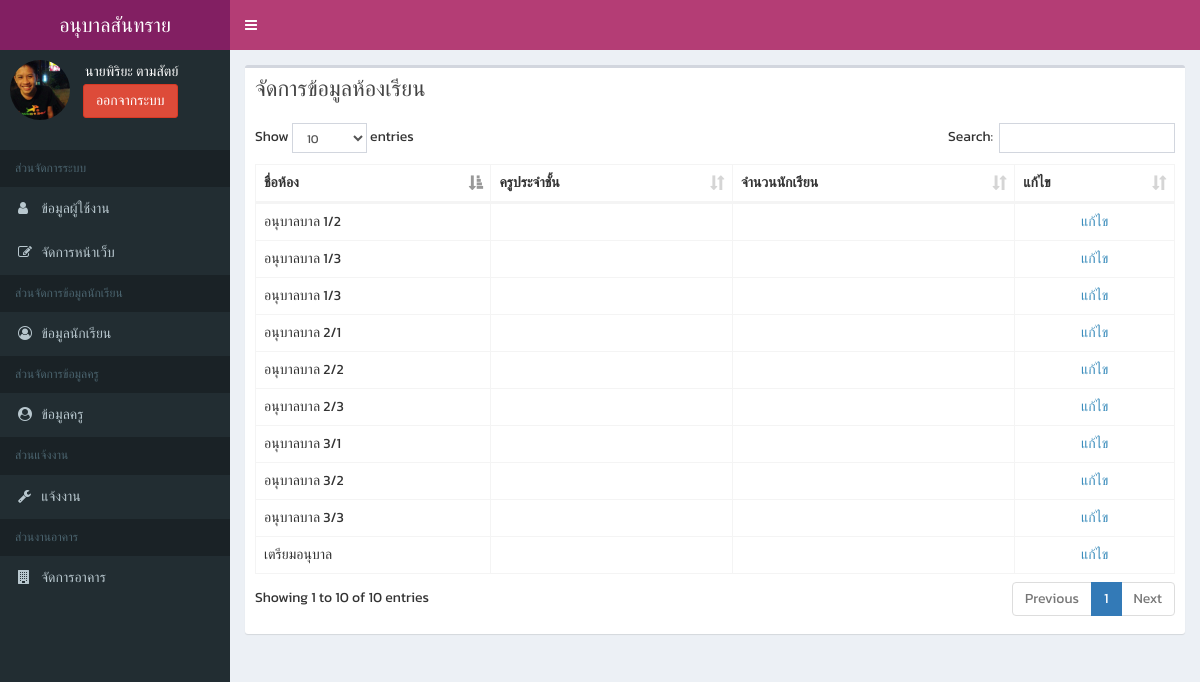
Page /main.php?page=room (signed in) on the committed database.
### tables this page shows
CREATE TABLE `tb_user` (
  `id` int(4) UNSIGNED ZEROFILL NOT NULL,
  `user_teacherID` varchar(13) NOT NULL,
  `user_IDCard` varchar(13) NOT NULL,
  `user_fname` varchar(100) NOT NULL,
  `user_lname` varchar(100) NOT NULL,
  `user_nname` varchar(30) NOT NULL,
  `user_sex` varchar(10) NOT NULL,
  `user_tel` varchar(10) NOT NULL,
  `user_address` text NOT NULL,
  `user_username` varchar(30) NOT NULL,
  `user_password` varchar(30) NOT NULL,
  `user_img` text NOT NULL,
  `user_lood` varchar(3) NOT NULL,
  `user_birdthday` date NOT NULL,
  `user_email` varchar(100) NOT NULL,
  `user_fan` varchar(30) NOT NULL
);

CREATE TABLE `tb_classroom` (
  `id` int(4) UNSIGNED ZEROFILL NOT NULL,
  `cr_name` varchar(200) NOT NULL
);

### class/sansai.class.php (called while the page is built, shortened)
<?php
  class System {
    function showclassroom(){
      $sql="SELECT * FROM tb_classroom ";
             global $mysqli;
      $obj = array();
      $res = $mysqli->query($sql) or die("SQL Error: <br>".$sql."<br>".$mysqli->error);
      while ($data = $res->fetch_assoc()) {
        $obj[] = $data;
      }
      return $obj;
    }
    }
 ?>

### page/room/main.php (the view)
<?php
  $fuc=new System();
  $srom = $fuc->showclassroom();
?>
<section class="content-header">
  <div class="row">
        <div class="col-xs-12">
          <div class="box">
            <div class="box-header">
              <h3 class="box-title">จัดการข้อมูลห้องเรียน</h3>
            </div>
            <div class="box-body">
              <div class="row" >
                <div class="col-md-12" align="center">
                </div>
              </div>
              <table id="example1" class="table table-bordered table-hover">
                <thead>
                <tr>
                  <th>ชื่อห้อง</th>
                  <th>ครูประจำชั้น</th>
                  <th>จำนวนนักเรียน</th>
                  <th>แก้ไข</th>
                </tr>
                </thead>
                <tbody>
                  <?php
                     foreach ($srom as $showroom){
                  ?>
                   <tr>
                     <td><?=$showroom['cr_name'];?></td>
                     <td><?=$showroom['home_name'];?></td>
                      <td><?=$showroom['home_name'];?></td>
                     <td class="text-center"><a href="main.php?page=edit_form&&id=<?=$show['id']?>">แก้ไข</a></td>
                   </tr>
              <?php  } ?>
              </tbody>
              </table>
            </div>
          </div>
        </div>
  </div>
</section>

### ux/sideber.php (shortened to what this page needs)
    <aside class="main-sidebar">
      <section class="sidebar">
        <div class="user-panel">
          <div class="pull-left image">
            <img src="img/<?=$name_data['user_img']?>" class="img-circle" alt="User Image">
          </div>
          <div class="pull-left info">
          <p>&nbsp;&nbsp;&nbsp;&nbsp;&nbsp;<?=$name_data['user_fname']?>&nbsp;<?=$name_data['user_lname']?></p>
              <form  action="logout.php" target="_self" method="post">
					     &nbsp;&nbsp;&nbsp;&nbsp;<input type="submit" name="logoutBtn" value="ออกจากระบบ" class="btn btn-danger ">
				    </form>
          </div>
        </div>
<br>
        <ul class="sidebar-menu" data-widget="tree">
            <li class="header">ส่วนจัดการระบบ</li>
                    <li class="<?=$active_user?>">
                      <a href="main.php?page=user">
                        <i class="fa fa-user"></i> <span>ข้อมูลผู้ใช้งาน</span>
                      </a>
                    </li>
                    <li class="<?=$active_website?>" style="<?php echo $name_data['user2_rankcheak'] != 'Developers' ? 'display:none;' : ''; ?>">
                      <a href="main.php?page=website">
                        <i class="fa fa-edit"></i> <span>จัดการหน้าเว็บ</span>
                      </a>
                    </li>
              <li class="header">ส่วนจัดการข้อมูลนักเรียน</li>
                  <li class="<?=$active_student?>">
                    <a href="main.php?page=student">
                      <i class="fa fa-user-circle-o"></i> <span>ข้อมูลนักเรียน</span>
                    </a>
                  </li>
              <li class="header">ส่วนจัดการข้อมูลครู</li>
                  <li class="<?=$active_teacher?>">
                    <a href="main.php?page=teacher">
                      <i class="fa fa-user-circle"></i> <span>ข้อมูลครู</span>
                    </a>
                  </li>
            <li class="header">ส่วนแจ้งงาน</li>
                    <li class="<?=$active_it?>">
                      <a href="main.php?page=it">
                        <i class="fa fa-wrench"></i> <span>แจ้งงาน</span>
                      </a>
                    </li>
            <li class="header" style="<?php echo $name_data['user2_rankcheak'] != 'Developers' ? 'display:none;' : ''; ?>">ส่วนงานอาคาร</li>
                  <li class="<?=$active_home?>" style="<?php echo $name_data['user2_rankcheak'] != 'Developers' ? 'display:none;' : ''; ?>">
                        <a href="main.php?page=home">
                          <i class="fa fa-building"></i> <span>จัดการอาคาร</span>
                        </a>
                  </li>
      </ul>
      </section>
    </aside>

### rows in the picture
tb_user: user_img (picture), user_fname "นายพิริยะ", user_lname "ตามสัตย์"
tb_classroom: cr_name "เตรียมอนุบาล"
tb_classroom: cr_name "อนุบาลบาล 1/3"
tb_classroom: cr_name "อนุบาลบาล 1/2"
tb_classroom: cr_name "อนุบาลบาล 1/3"
tb_classroom: cr_name "อนุบาลบาล 2/1"
tb_classroom: cr_name "อนุบาลบาล 2/2"
tb_classroom: cr_name "อนุบาลบาล 2/3"
tb_classroom: cr_name "อนุบาลบาล 3/1"
tb_classroom: cr_name "อนุบาลบาล 3/2"
tb_classroom: cr_name "อนุบาลบาล 3/3"
